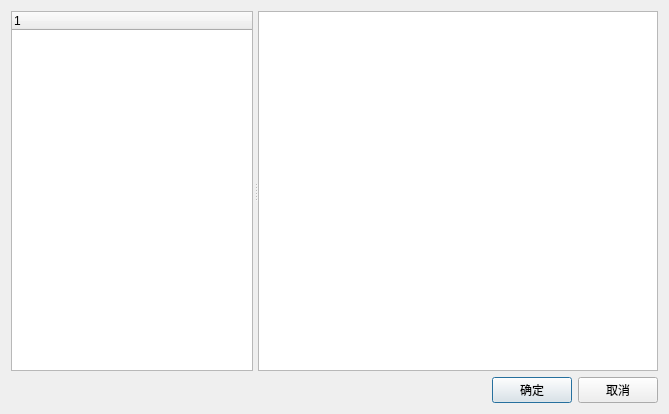
<?xml version="1.0" encoding="UTF-8"?>
<ui version="4.0">
 <class>InsertFunctionDlg</class>
 <widget class="QDialog" name="InsertFunctionDlg">
  <property name="geometry">
   <rect>
    <x>0</x>
    <y>0</y>
    <width>669</width>
    <height>409</height>
   </rect>
  </property>
  <property name="windowTitle">
   <string>插入函数</string>
  </property>
  <layout class="QVBoxLayout" name="verticalLayout">
   <item>
    <widget class="QSplitter" name="splitter">
     <property name="orientation">
      <enum>Qt::Horizontal</enum>
     </property>
     <property name="handleWidth">
      <number>5</number>
     </property>
     <widget class="QTreeWidget" name="treeWidgetFunc">
      <property name="minimumSize">
       <size>
        <width>0</width>
        <height>360</height>
       </size>
      </property>
      <column>
       <property name="text">
        <string notr="true">1</string>
       </property>
      </column>
     </widget>
     <widget class="QTextEdit" name="textEditFuncDesc">
      <property name="minimumSize">
       <size>
        <width>400</width>
        <height>0</height>
       </size>
      </property>
      <property name="readOnly">
       <bool>true</bool>
      </property>
     </widget>
    </widget>
   </item>
   <item>
    <layout class="QHBoxLayout" name="horizontalLayout">
     <item>
      <spacer name="horizontalSpacer">
       <property name="orientation">
        <enum>Qt::Horizontal</enum>
       </property>
       <property name="sizeHint" stdset="0">
        <size>
         <width>40</width>
         <height>20</height>
        </size>
       </property>
      </spacer>
     </item>
     <item>
      <widget class="QPushButton" name="btnOk">
       <property name="text">
        <string>确定</string>
       </property>
      </widget>
     </item>
     <item>
      <widget class="QPushButton" name="btnCancel">
       <property name="text">
        <string>取消</string>
       </property>
      </widget>
     </item>
    </layout>
   </item>
  </layout>
 </widget>
 <resources/>
 <connections/>
</ui>
